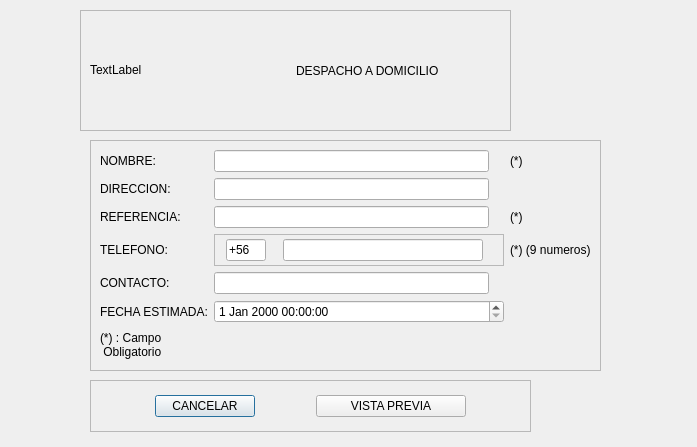
<?xml version="1.0" encoding="UTF-8"?>
<ui version="4.0">
 <class>Dialog</class>
 <widget class="QDialog" name="Dialog">
  <property name="geometry">
   <rect>
    <x>0</x>
    <y>0</y>
    <width>697</width>
    <height>447</height>
   </rect>
  </property>
  <property name="windowTitle">
   <string>Dialog</string>
  </property>
  <widget class="QFrame" name="frame">
   <property name="geometry">
    <rect>
     <x>80</x>
     <y>10</y>
     <width>431</width>
     <height>121</height>
    </rect>
   </property>
   <property name="frameShape">
    <enum>QFrame::StyledPanel</enum>
   </property>
   <property name="frameShadow">
    <enum>QFrame::Raised</enum>
   </property>
   <layout class="QHBoxLayout" name="horizontalLayout">
    <item>
     <widget class="QLabel" name="lb_logo">
      <property name="minimumSize">
       <size>
        <width>200</width>
        <height>100</height>
       </size>
      </property>
      <property name="maximumSize">
       <size>
        <width>200</width>
        <height>100</height>
       </size>
      </property>
      <property name="text">
       <string>TextLabel</string>
      </property>
      <property name="scaledContents">
       <bool>true</bool>
      </property>
     </widget>
    </item>
    <item>
     <widget class="QLabel" name="label_2">
      <property name="text">
       <string>DESPACHO A DOMICILIO</string>
      </property>
     </widget>
    </item>
   </layout>
  </widget>
  <widget class="QFrame" name="frame_2">
   <property name="geometry">
    <rect>
     <x>90</x>
     <y>140</y>
     <width>511</width>
     <height>231</height>
    </rect>
   </property>
   <property name="frameShape">
    <enum>QFrame::StyledPanel</enum>
   </property>
   <property name="frameShadow">
    <enum>QFrame::Raised</enum>
   </property>
   <layout class="QGridLayout" name="gridLayout">
    <item row="2" column="1">
     <widget class="QLineEdit" name="txt_referencia">
      <property name="maximumSize">
       <size>
        <width>275</width>
        <height>16777215</height>
       </size>
      </property>
     </widget>
    </item>
    <item row="1" column="1">
     <widget class="QLineEdit" name="txt_direccion">
      <property name="minimumSize">
       <size>
        <width>275</width>
        <height>0</height>
       </size>
      </property>
      <property name="maximumSize">
       <size>
        <width>275</width>
        <height>16777215</height>
       </size>
      </property>
     </widget>
    </item>
    <item row="4" column="0">
     <widget class="QLabel" name="label_6">
      <property name="text">
       <string>CONTACTO: </string>
      </property>
     </widget>
    </item>
    <item row="3" column="2">
     <widget class="QLabel" name="label_10">
      <property name="text">
       <string>(*) (9 numeros)</string>
      </property>
     </widget>
    </item>
    <item row="5" column="0">
     <widget class="QLabel" name="label_7">
      <property name="text">
       <string>FECHA ESTIMADA:</string>
      </property>
     </widget>
    </item>
    <item row="5" column="1">
     <widget class="QDateTimeEdit" name="dt_fecha_estimada"/>
    </item>
    <item row="0" column="0">
     <widget class="QLabel" name="label">
      <property name="text">
       <string>NOMBRE: </string>
      </property>
     </widget>
    </item>
    <item row="1" column="0">
     <widget class="QLabel" name="label_3">
      <property name="text">
       <string>DIRECCION: </string>
      </property>
     </widget>
    </item>
    <item row="3" column="0">
     <widget class="QLabel" name="label_5">
      <property name="text">
       <string>TELEFONO: </string>
      </property>
     </widget>
    </item>
    <item row="4" column="1">
     <widget class="QLineEdit" name="txt_contacto">
      <property name="maximumSize">
       <size>
        <width>275</width>
        <height>16777215</height>
       </size>
      </property>
     </widget>
    </item>
    <item row="2" column="0">
     <widget class="QLabel" name="label_4">
      <property name="text">
       <string>REFERENCIA: </string>
      </property>
     </widget>
    </item>
    <item row="6" column="0">
     <widget class="QLabel" name="label_11">
      <property name="minimumSize">
       <size>
        <width>0</width>
        <height>30</height>
       </size>
      </property>
      <property name="text">
       <string>(*) : Campo
 Obligatorio</string>
      </property>
     </widget>
    </item>
    <item row="3" column="1">
     <widget class="QFrame" name="frame_4">
      <property name="frameShape">
       <enum>QFrame::StyledPanel</enum>
      </property>
      <property name="frameShadow">
       <enum>QFrame::Raised</enum>
      </property>
      <layout class="QHBoxLayout" name="horizontalLayout_4">
       <property name="leftMargin">
        <number>0</number>
       </property>
       <property name="topMargin">
        <number>0</number>
       </property>
       <property name="bottomMargin">
        <number>0</number>
       </property>
       <item>
        <widget class="QLineEdit" name="txt_code_telefono">
         <property name="minimumSize">
          <size>
           <width>30</width>
           <height>0</height>
          </size>
         </property>
         <property name="maximumSize">
          <size>
           <width>40</width>
           <height>16777215</height>
          </size>
         </property>
         <property name="text">
          <string>+56</string>
         </property>
        </widget>
       </item>
       <item>
        <widget class="QLineEdit" name="txt_telefono">
         <property name="maximumSize">
          <size>
           <width>200</width>
           <height>16777215</height>
          </size>
         </property>
        </widget>
       </item>
      </layout>
     </widget>
    </item>
    <item row="0" column="1">
     <widget class="QLineEdit" name="txt_nombre">
      <property name="minimumSize">
       <size>
        <width>275</width>
        <height>0</height>
       </size>
      </property>
      <property name="maximumSize">
       <size>
        <width>275</width>
        <height>16777215</height>
       </size>
      </property>
     </widget>
    </item>
    <item row="2" column="2">
     <widget class="QLabel" name="label_9">
      <property name="text">
       <string>(*)</string>
      </property>
     </widget>
    </item>
    <item row="0" column="2">
     <widget class="QLabel" name="label_8">
      <property name="text">
       <string>(*)</string>
      </property>
     </widget>
    </item>
   </layout>
  </widget>
  <widget class="QFrame" name="frame_3">
   <property name="geometry">
    <rect>
     <x>90</x>
     <y>380</y>
     <width>441</width>
     <height>52</height>
    </rect>
   </property>
   <property name="frameShape">
    <enum>QFrame::StyledPanel</enum>
   </property>
   <property name="frameShadow">
    <enum>QFrame::Raised</enum>
   </property>
   <layout class="QHBoxLayout" name="horizontalLayout_2">
    <item>
     <widget class="QPushButton" name="btn_cancelar">
      <property name="maximumSize">
       <size>
        <width>100</width>
        <height>16777215</height>
       </size>
      </property>
      <property name="text">
       <string>CANCELAR</string>
      </property>
     </widget>
    </item>
    <item>
     <widget class="QPushButton" name="btn_crear_vale">
      <property name="maximumSize">
       <size>
        <width>150</width>
        <height>16777215</height>
       </size>
      </property>
      <property name="text">
       <string>VISTA PREVIA</string>
      </property>
     </widget>
    </item>
   </layout>
  </widget>
 </widget>
 <resources/>
 <connections/>
</ui>
